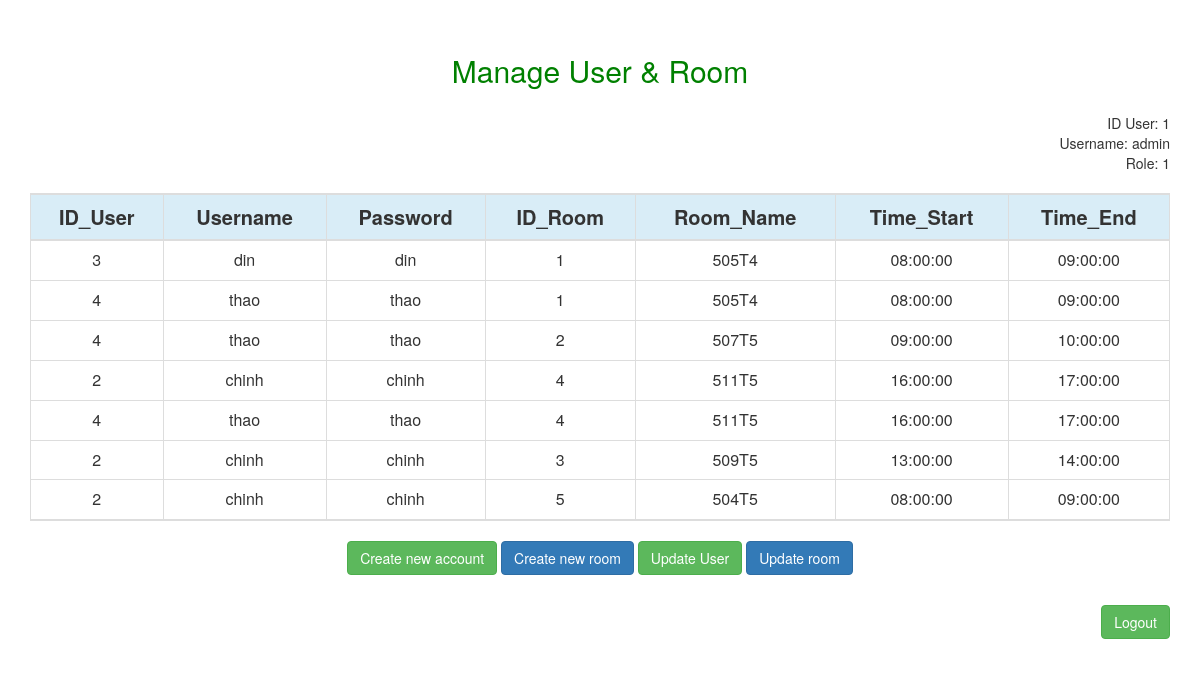
/index.php?c=viewAdmin (signed in), run on the app's committed database.
### tables this page shows
CREATE TABLE `users` (
  `id_user` int(5) NOT NULL,
  `user_name` varchar(30) NOT NULL,
  `password` varchar(30) NOT NULL,
  `role` int(2) NOT NULL
);

CREATE TABLE `register` (
  `id_room` int(5) NOT NULL,
  `id_user` int(5) NOT NULL,
  `time_start` time NOT NULL,
  `time_end` time NOT NULL
);

CREATE TABLE `room` (
  `id_room` int(5) NOT NULL,
  `name` varchar(30) NOT NULL
);

### admin/controller/ViewAdmin_Controller.php (called while the page is built, shortened)
<?php if ( ! defined('PATH_SYSTEM')) die ('Bad requested!');
require PATH_APPLICATION . '/model/Admin.php';
class ViewAdmin_Controller extends Controller {
    public function indexAction() {
        if (isset($_SESSION['admin'])) {
        $modelUser = new Admin();
        $users = $modelUser->getAdmin();
        $user = $modelUser->selectUser("users",$_SESSION['admin']);
        $this->view->load('viewAdmin', ['users' => $users,
            'user' => $user]);
        $this->view->show();
        }
        else
            header('location:index.php?c=login');
    }
}
?>

### index.php (called while the page is built, shortened)
<?php
load();
?>

### admin/model/Admin.php (called while the page is built, shortened)
<?php
class Admin extends Model {
    public function getAdmin() {
        $users = $this->selectCondition();
        return $users;
    }
}
?>

### admin/view/viewAdmin.php (the view, shortened to what this page needs)
<!DOCTYPE>
<html>
<head>
    <link rel="stylesheet" href="bootstrap/css/bootstrap.min.css" />
</head>
<body>
<div class="container" style="margin: 0 auto;margin-top: 50px">
    <div style="text-align: center;font-size: 30px;margin-bottom: 20px;color: green">Manage User & Room</div>
    <?php
    while ($data = mysqli_fetch_array($user)) {
        echo '
                    <div style="text-align: right;">ID User: '.$data['id_user'].'</div>
                    <div style="text-align: right;">Username: '.$data['user_name'].'</div>
			        <div style="text-align: right;">Role: '.$data['role'].'</div>
					';
    }
    ?>
    <table  class="container table table-hover table-bordered" style="margin-top: 20px;text-align: center;">
        <tbody>
        <tr class="info">
            <td style="font-size: 20px;font-weight: bold;">ID_User</td>
            <td style="font-size: 20px;font-weight: bold;">Username</td>
            <td style="font-size: 20px;font-weight: bold;">Password</td>
            <td style="font-size: 20px;font-weight: bold;">ID_Room</td>
            <td style="font-size: 20px;font-weight: bold;">Room_Name</td>
            <td style="font-size: 20px;font-weight: bold;">Time_Start</td>
            <td style="font-size: 20px;font-weight: bold;">Time_End</td>
        </tr>
        </tbody>
        <?php
        while ($data = mysqli_fetch_array($users)) {
            echo '<tr>
					<td width="50px" >'.$data["id_user"].'</td>
					<td width="100px">'.$data["user_name"].'</td>
					<td width="100px">'.$data["password"].'</td>
					<td width="50px" >'.$data["id_room"].'</td>
					<td width="100px">'.$data["name"].'</td>
					<td width="50px" >'.$data["time_start"].'</td>
					<td width="50px">'.$data["time_end"].'</td>
					</tr>';
        }
        ?>
    </table>
    <center><a href='index.php?c=createUser' class="btn btn-success">Create new account</a>
        <a href='index.php?c=createRoom' class="btn btn-primary">Create new room</a>
        <a href='index.php?c=updateAdmin' class="btn btn-success">Update User</a>
        <a href='index.php?c=updateRoom' class="btn btn-primary">Update room</a></center>
    <div style="height: 30px;"></div>
    <div style="float: right">
        <a href='index.php?c=logout' class="btn btn-success">Logout</a>
    </div>
    <div style="height: 50px;"></div>
</div>
</body>
</html>

### data on the page
users: id_user "1", user_name "admin", role "1"
register: id_user.id_user "3", id_user.user_name "din", id_user.password "din", id_room.id_room "1", id_room.name "505T4", time_start "08:00:00", time_end "09:00:00"
register: id_user.id_user "4", id_user.user_name "thao", id_user.password "thao", id_room.id_room "1", id_room.name "505T4", time_start "08:00:00", time_end "09:00:00"
register: id_user.id_user "4", id_user.user_name "thao", id_user.password "thao", id_room.id_room "2", id_room.name "507T5", time_start "09:00:00", time_end "10:00:00"
register: id_user.id_user "2", id_user.user_name "chinh", id_user.password "chinh", id_room.id_room "4", id_room.name "511T5", time_start "16:00:00", time_end "17:00:00"
register: id_user.id_user "4", id_user.user_name "thao", id_user.password "thao", id_room.id_room "4", id_room.name "511T5", time_start "16:00:00", time_end "17:00:00"
register: id_user.id_user "2", id_user.user_name "chinh", id_user.password "chinh", id_room.id_room "3", id_room.name "509T5", time_start "13:00:00", time_end "14:00:00"
register: id_user.id_user "2", id_user.user_name "chinh", id_user.password "chinh", id_room.id_room "5", id_room.name "504T5", time_start "08:00:00", time_end "09:00:00"
